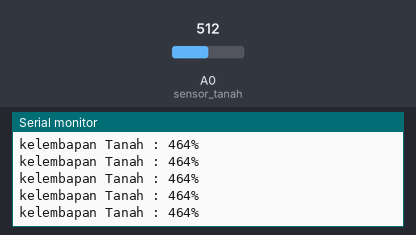
The sketch below on a simulated Arduino Uno, built with avr-gcc and run on an emulated ATmega328P. Shown: the last lines printed to the serial monitor. The test bench sets the inputs (shaded band); at power-on: A0 (sensor_tanah) = 512.

Above: at 3.2 s.
3.3 s: A0 (sensor_tanah) set to 901
At 4.1 s:
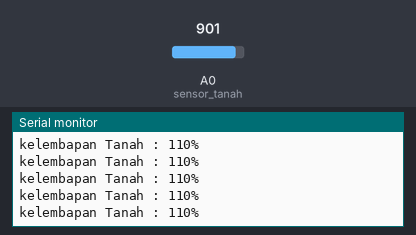
6.3 s: A0 (sensor_tanah) set to 929
At 7.0 s:
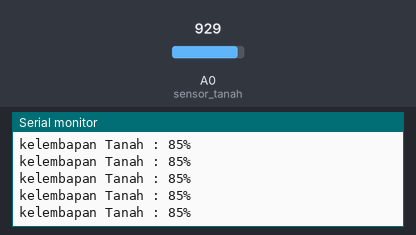
9.3 s: A0 (sensor_tanah) set to 994
At 10.1 s:
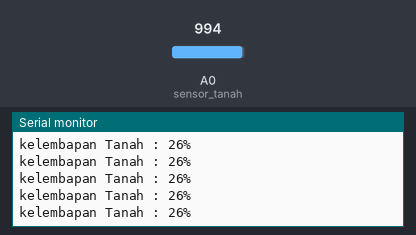
12.3 s: A0 (sensor_tanah) set to 1013
At 12.9 s:
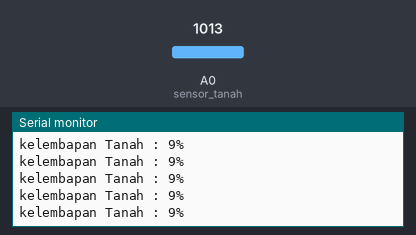
Timing chart, 0 to 15.3 s (numbered marks = the images above; inputs shaded):
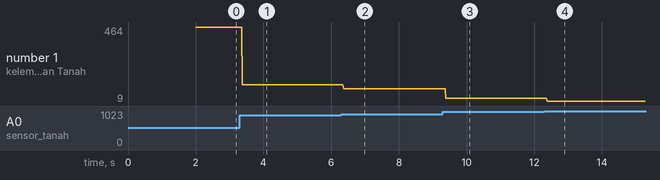

The sketch:

SoilMoisture.ino
```cpp
int sensor_tanah = A0;
int output_tanah ;

void setup() {
  Serial.begin(9600);
  Serial.println("System start");
  delay(2000);
  }

void loop() {
//sensor tanah mulai
  output_tanah= analogRead(sensor_tanah);
  output_tanah = map(output_tanah,1023,913,0,100);
  Serial.print("kelembapan Tanah : ");
  Serial.print(output_tanah);
  Serial.println("%");
//sensor tanah bubar
  }
```

Measured:
- after the input at 3.3 s, the serial monitor: prints a new line after 0.08 s (image 1)
- after the input at 6.3 s, the serial monitor: prints a new line after 0.07 s (image 2)
- after the input at 9.3 s, the serial monitor: prints a new line after 0.09 s (image 3)
- after the input at 12.3 s, the serial monitor: prints a new line after 0.08 s (image 4)
- plotted number 1: 464 → 110 after the input at 3.3 s, 110 → 85 after the input at 6.3 s, 85 → 26 after the input at 9.3 s, 26 → 9 after the input at 12.3 s
